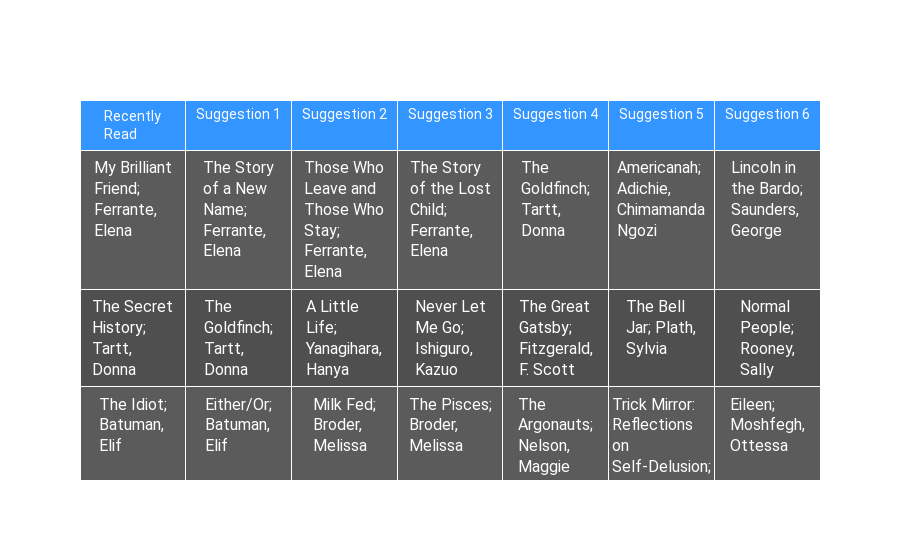

Notebook code cell kept with this figure:
### Code cell
import plotly.graph_objects as go

fig = go.Figure(
    data=[
        go.Table(
            header=dict(
                values=list(reading_list.columns), 
                fill_color="rgba(0, 123, 255, 0.8)", 
                align="center",
                font=dict(color="white", size=14, family="Roboto"),
                height=40
            ),
            cells=dict(
                values=[reading_list[col] for col in reading_list.columns],
                fill_color=[
                    ['rgba(50, 50, 50, 0.8)', 'rgba(35, 35, 35, 0.8)'] * (len(reading_list) // 2) 
                ],  
                align="center",
                font=dict(color="white", size=16, family="Roboto"),  
                height=30
            ),
        )
    ]
)

fig.update_layout(
    title="Recommendations Based on My Current Reading",
    title_x=0.5,  # Center the title
    title_font=dict(size=24, family="Roboto", color="white"),
    plot_bgcolor="black",  
)

fig.show()

### Figure 1 — Plotly figure (JSON) as saved in the notebook; plotly's stock layout.template omitted (floating-point values rounded to 4 significant figures)
{"data": [{"cells": {"align": "center", "fill": {"color": [["rgba(50, 50, 50, 0.8)", "rgba(35, 35, 35, 0.8)", "rgba(50, 50, 50, 0.8)", "rgba(35, 35, 35, 0.8)", "rgba(50, 50, 50, 0.8)", "rgba(35, 35, 35, 0.8)", "rgba(50, 50, 50, 0.8)", "rgba(35, 35, 35, 0.8)"]]}, "font": {"color": "white", "family": "Roboto", "size": 16}, "height": 30, "values": [["My Brilliant Friend; Ferrante, Elena", "The Secret History; Tartt, Donna", "The Idiot; Batuman, Elif", "The God of the Woods; Moore, Liz", "Sense and Sensibility; Austen, Jane", "Interpreter of Maladies; Lahiri, Jhumpa", "Persuasion; Austen, Jane", "Bel Canto; Patchett, Ann"], ["The Story of a New Name; Ferrante, Elena", "The Goldfinch; Tartt, Donna", "Either/Or; Batuman, Elif", "Someone in the Attic; Mara, Andrea", "Persuasion; Austen, Jane", "The Namesake; Lahiri, Jhumpa", "Sense and Sensibility; Austen, Jane", "State of Wonder; Patchett, Ann"], ["Those Who Leave and Those Who Stay; Ferrante, Elena", "A Little Life; Yanagihara, Hanya", "Milk Fed; Broder, Melissa", "Hunted; Mukherjee, Abir", "Pride and Prejudice; Austen, Jane", "The God of Small Things; Roy, Arundhati", "Emma; Austen, Jane", "The Dutch House; Patchett, Ann"], ["The Story of the Lost Child; Ferrante, Elena", "Never Let Me Go; Ishiguro, Kazuo", "The Pisces; Broder, Melissa", "The Unquiet Bones; White, Loreth Anne", "Emma; Austen, Jane", "Unaccustomed Earth; Lahiri, Jhumpa", "Northanger Abbey; Austen, Jane", "Commonwealth; Patchett, Ann"], ["The Goldfinch; Tartt, Donna", "The Great Gatsby; Fitzgerald, F. Scott", "The Argonauts; Nelson, Maggie", "Sadie Sprocket Builds a Rocket; Fliess, Sue", "Northanger Abbey; Austen, Jane", "Bel Canto; Patchett, Ann", "Pride and Prejudice; Austen, Jane", "The Magician's Assistant; Patchett, Ann"], ["Americanah; Adichie, Chimamanda Ngozi", "The Bell Jar; Plath, Sylvia", "Trick Mirror: Reflections on Self-Delusion; Tolentino, Jia", "A Very Cornish Christmas; Good, Beth", "Mansfield Park; Austen, Jane", "The Brief Wondrous Life of Oscar Wao; Díaz, Junot", "Mansfield Park; Austen, Jane", "To Kill a Mockingbird; Lee, Harper"], ["Lincoln in the Bardo; Saunders, George", "Normal People; Rooney, Sally", "Eileen; Moshfegh, Ottessa", "Bird Milk & Mosquito Bones: A Memoir; Mattoo, Priyanka", "Jane Eyre; Brontë, Charlotte", "The Poisonwood Bible; Kingsolver, Barbara", "Jane Eyre; Brontë, Charlotte", "All the Light We Cannot See; Doerr, Anthony"]]}, "header": {"align": "center", "fill": {"color": "rgba(0, 123, 255, 0.8)"}, "font": {"color": "white", "family": "Roboto", "size": 14}, "height": 40, "values": ["Recently Read", "Suggestion 1", "Suggestion 2", "Suggestion 3", "Suggestion 4", "Suggestion 5", "Suggestion 6"]}, "type": "table"}], "layout": {"plot_bgcolor": "black", "title": {"font": {"color": "white", "family": "Roboto", "size": 24}, "text": "Recommendations Based on My Current Reading", "x": 0.5}}}
